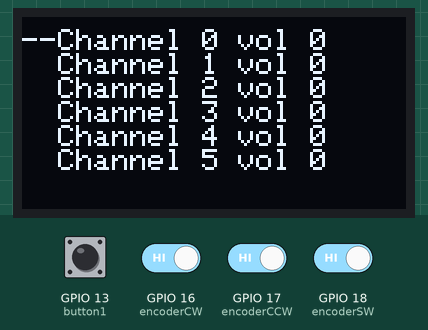
The sketch below on a simulated ESP32. Parts: 128×64 one-colour display. Inputs (shaded band) come from the test bench; at power-on: GPIO 16 (encoderCW), GPIO 17 (encoderCCW), GPIO 18 (encoderSW) HIGH, GPIO 13 (button1) LOW. What the sketch prints to the serial monitor is not drawn.

Above: at 2.1 s.

The sketch:

lesboDeeJ.ino
```cpp
#include <Wire.h>
#include <Adafruit_GFX.h>
#include <Adafruit_SSD1306.h>
#include <esp_task_wdt.h>

#define SCREEN_WIDTH 128 // OLED width,  in pixels
#define SCREEN_HEIGHT 64 // OLED height, in pixels
#define WDT_TIMEOUT 100

#define I2C_SDA 14
#define I2C_SCL 21
#define button1 13
#define encoderCW 16
#define encoderCCW 17
#define encoderSW 18
#define debounce 10

Adafruit_SSD1306 oled(SCREEN_WIDTH, SCREEN_HEIGHT);

const int NUM_SLIDERS = 6;
int analogSliderValues[NUM_SLIDERS];

volatile int state = 0;
volatile int roll = 0;
volatile unsigned long last_time;

void IRAM_ATTR ISR() {
  //bob do something
}
void IRAM_ATTR encSW() {
  if ((millis() - last_time) < debounce)
    return;
  state++;
  if(state > 5){state = 0;}
  roll = analogSliderValues[state];
  last_time = millis();
}
void IRAM_ATTR encRollCW() {
  if ((millis() - last_time) < debounce)
    return;
  if (digitalRead(encoderCCW == HIGH) && roll > 0){
    roll--;
  }
  analogSliderValues[state] = roll;
  last_time = millis();
}
void IRAM_ATTR encRollCCW() {
  if ((millis() - last_time) < debounce)
    return;
  if (digitalRead(encoderCW == HIGH) && roll < 100){
    roll++;
  }
  analogSliderValues[state] = roll;
  last_time = millis();
}

void sendSliderValues() {
  String builtString = String("");

  for (int i = 0; i < NUM_SLIDERS; i++) {
    builtString += String((int)analogSliderValues[i]);

    if (i < NUM_SLIDERS - 1) {
      builtString += String("|");
    }
  }

  Serial.println(builtString);
}

void setup() {
  esp_task_wdt_init(WDT_TIMEOUT, true); //enable panic so ESP32 restarts
  esp_task_wdt_add(NULL); //add current thread to WDT watch

  pinMode(encoderCW, INPUT);
  pinMode(encoderCCW, INPUT);

  Wire.begin(I2C_SDA, I2C_SCL);
  attachInterrupt(button1, ISR, RISING);
  attachInterrupt(encoderSW, encSW, RISING);
  attachInterrupt(encoderCW, encRollCW, RISING);
  attachInterrupt(encoderCCW, encRollCCW, RISING);

  if (!oled.begin(SSD1306_SWITCHCAPVCC, 0x3C)) {
    while (1);
  }

  Serial.begin(115200); //debugging only

  esp_task_wdt_reset();

  delay(2000);
  oled.clearDisplay();
  oled.setTextColor(WHITE);
  oled.dim(1);
}

void loop() {
  oled.clearDisplay();
  oled.setCursor(0, 4);
  for (int i = 0; i < NUM_SLIDERS; i++){
    if (state == i){
      oled.print("--");
    } else{
      oled.print("  ");
    }
    oled.print("Channel ");
    oled.print(i);
    oled.print(" vol ");
    oled.println(analogSliderValues[i]);
  }

  sendSliderValues();
  oled.display(); //reeee
  esp_task_wdt_reset(); //remember to feed the dogs
}
```
